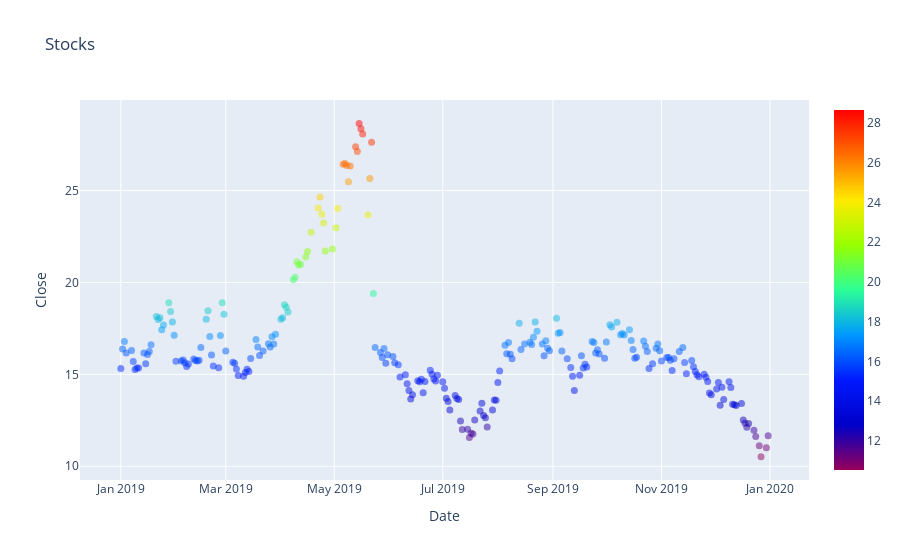

Write notebook code for a chart like this one.
### Code cell
offline.iplot(fig)

### Figure 1 — Plotly figure (JSON) as saved in the notebook; plotly's stock layout.template omitted (floating-point values rounded to 4 significant figures; data arrays with more than 128 entries replaced by an {"elided": "..."} marker saying what was removed)
{"data": [{"marker": {"color": {"elided": "245 float values"}, "colorscale": [[0, "rgb(150,0,90)"], [0.125, "rgb(0,0,200)"], [0.25, "rgb(0,25,255)"], [0.375, "rgb(0,152,255)"], [0.5, "rgb(44,255,150)"], [0.625, "rgb(151,255,0)"], [0.75, "rgb(255,234,0)"], [0.875, "rgb(255,111,0)"], [1, "rgb(255,0,0)"]], "opacity": 0.5, "showscale": true, "size": 7}, "mode": "markers", "text": {"elided": "245 float values"}, "type": "scatter", "x": {"elided": "245 str values"}, "y": {"elided": "245 float values"}}], "layout": {"hovermode": "closest", "title": {"text": "Stocks"}, "xaxis": {"title": {"text": "Date"}}, "yaxis": {"title": {"text": "Close"}}}}
